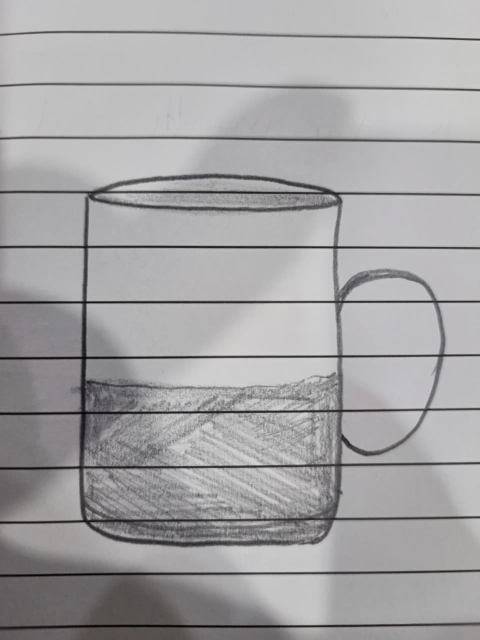
#> input picture sketches/06_mug_photo.jpg, 960 x 1280 px (shown at 1/2 size)
$ python -i preprocess.py   (imports and definitions only)
#> lines starting #> are read from the running program, lines starting #| are printed output that depends on the picture; after the words box and inside, x2 and y2 are one past the last pixel; in counts of white or black regions, pixels touching at a corner belong together
#> further down, picture is the input picture: PIL image 960x1280 RGB; mean R, G, B 163.7, 162.8, 163.9
"""Sketch preprocessing and control-map extraction.

A raw sketch (scan or phone photo) is turned into a clean binary line drawing,
and from that into the *control image* that a specific ControlNet expects:

    raw sketch ──clean_sketch()──> binary lines (black on white, square, /8 size)
                                 └──make_control(mode)──> control image

ControlNet conventions (lllyasviel ControlNet v1.1):
  * scribble / lineart / softedge: white lines on a black background
  * canny: white 1-px edges on black, extracted with the Canny operator

The OpenCV-based extractors below need no extra model downloads. If
`controlnet_aux` is installed, the learned HED / PiDiNet / Lineart annotators
can be used instead (modes ending in "_aux"), which is closer to what the
ControlNets saw during training.
"""
from __future__ import annotations

from dataclasses import dataclass

import cv2
import numpy as np
from PIL import Image

CONTROL_MODES = ("scribble", "lineart", "softedge", "canny", "softedge_aux", "lineart_aux")


@dataclass
class CleanConfig:
    size: int = 512                # output side length (square); must be divisible by 8
    background_blur: int = 41      # kernel for illumination flattening (odd)
    block_size: int = 31           # adaptive-threshold neighbourhood (odd)
    c: int = 12                    # adaptive-threshold offset; higher = fewer, darker lines kept
    min_component_px: int = 30     # remove specks smaller than this (at working resolution)
    stroke_px: int = 0             # 0 = keep stroke width, >0 = dilate/thin to roughly this width
    margin: float = 0.06           # white border added around the cropped drawing
    remove_ruled_lines: bool = False  # notebook paper: drop long straight lines (see _remove_ruled_lines)
    ruled_min_frac: float = 0.6    # a ruled line must span at least this fraction of the image


def load_image(path_or_img) -> Image.Image:
    if isinstance(path_or_img, Image.Image):
        return path_or_img.convert("RGB")
    return Image.open(path_or_img).convert("RGB")


def clean_sketch(img, cfg: CleanConfig | None = None) -> Image.Image:
    """Return a clean binary sketch (black lines on white), square, cfg.size px.

    Steps
    1. grayscale
    2. flatten uneven lighting: divide by a heavily blurred copy (background estimate)
    3. adaptive threshold: robust to remaining shading and paper texture
    3b. optionally remove ruled notebook lines
    4. remove small connected components (dust, paper grain)
    5. crop to the drawing's bounding box, pad to a square with a margin, resize
    6. optionally normalise stroke width
    """
    cfg = cfg or CleanConfig()
    gray = cv2.cvtColor(np.asarray(load_image(img)), cv2.COLOR_RGB2GRAY)

    bg = cv2.medianBlur(gray, cfg.background_blur | 1)
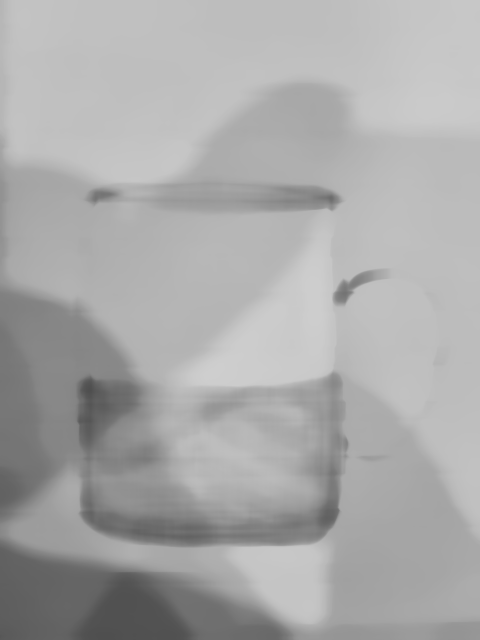
#> bg: shape (1280, 960) (shown at 1/2 size); min 78, max 206, mean 169.5
    flat = cv2.divide(gray, bg, scale=255)
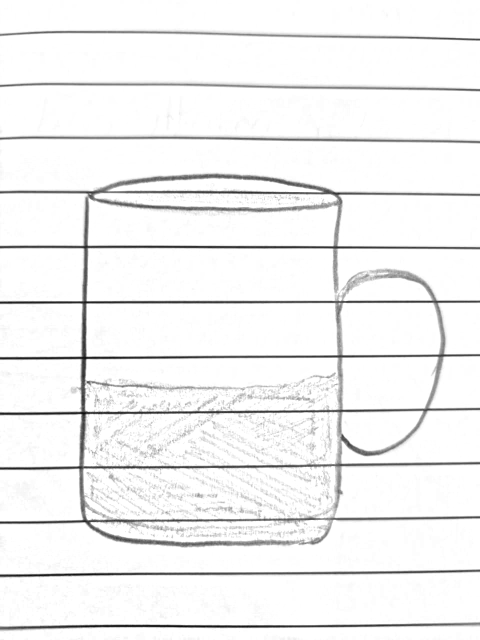
#> flat: shape (1280, 960) (shown at 1/2 size); min 3, max 255, mean 242.4

    binary = cv2.adaptiveThreshold(
        flat, 255, cv2.ADAPTIVE_THRESH_GAUSSIAN_C, cv2.THRESH_BINARY_INV, cfg.block_size | 1, cfg.c
    )  # lines = 255
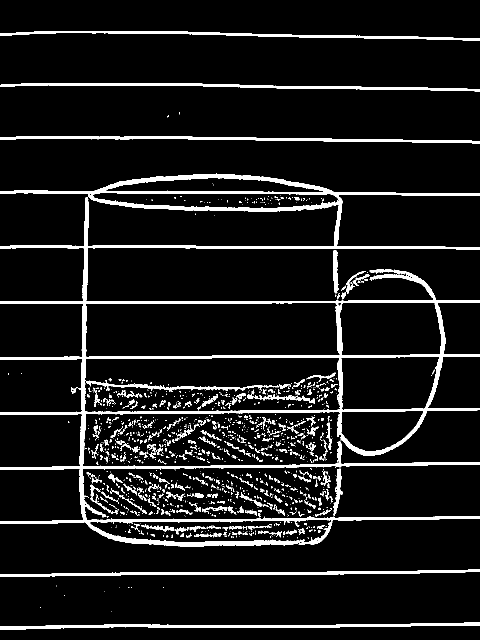
#> binary: shape (1280, 960) (shown at 1/2 size); 8.7% white; 1354 white regions (1039 under 20 px), largest, box (x1, y1, x2, y2) and area: (0, 347, 960, 1094) 58519, (0, 1245, 960, 1260) 5174, (0, 1139, 960, 1154) 4873

    if cfg.remove_ruled_lines:
        binary = _remove_ruled_lines(binary, cfg.ruled_min_frac)

    n, labels, stats, _ = cv2.connectedComponentsWithStats(binary, connectivity=8)
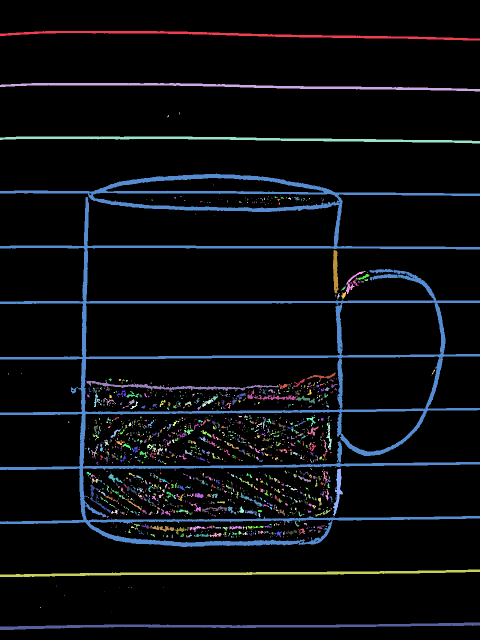
#> labels: shape (1280, 960) int32 (shown at 1/2 size); 1355 distinct labels, from 0 to 1354; one colour per label, 0 black
#> n = 1355; stats = 1355 rows, first 6: [0, 0, 960, 1280, 1121705], [0, 62, 960, 19, 4445], [0, 166, 960, 17, 4724], [358, 224, 2, 5, 6], [335, 230, 3, 5, 9], [0, 273, 960, 14, 4854]
    keep = np.zeros(n, dtype=bool)
    keep[1:] = stats[1:, cv2.CC_STAT_AREA] >= cfg.min_component_px
    binary = np.where(keep[labels], 255, 0).astype(np.uint8)
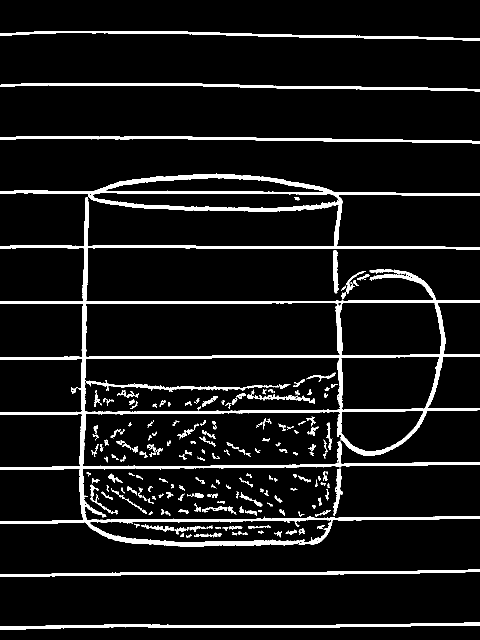
#> binary: shape (1280, 960) (shown at 1/2 size); 8.1% white; 207 white regions, largest, box (x1, y1, x2, y2) and area: (0, 347, 960, 1094) 58519, (0, 1245, 960, 1260) 5174, (0, 1139, 960, 1154) 4873

    binary = _crop_pad_square(binary, cfg.margin)
    binary = cv2.resize(binary, (cfg.size, cfg.size), interpolation=cv2.INTER_AREA)
    binary = np.where(binary > 96, 255, 0).astype(np.uint8)

    if cfg.stroke_px > 0:
        binary = _normalise_stroke(binary, cfg.stroke_px)
    return Image.fromarray(255 - binary).convert("RGB")  # black lines on white


# [66 lines left out: function _remove_ruled_lines, not called in this run]


def _crop_pad_square(lines: np.ndarray, margin: float) -> np.ndarray:
#> called with margin = 0.06
    ys, xs = np.nonzero(lines)
    if len(xs) == 0:
        return lines
    x0, x1, y0, y1 = xs.min(), xs.max() + 1, ys.min(), ys.max() + 1
#> x0 = 0; x1 = 960; y0 = 62; y1 = 1260
    crop = lines[y0:y1, x0:x1]
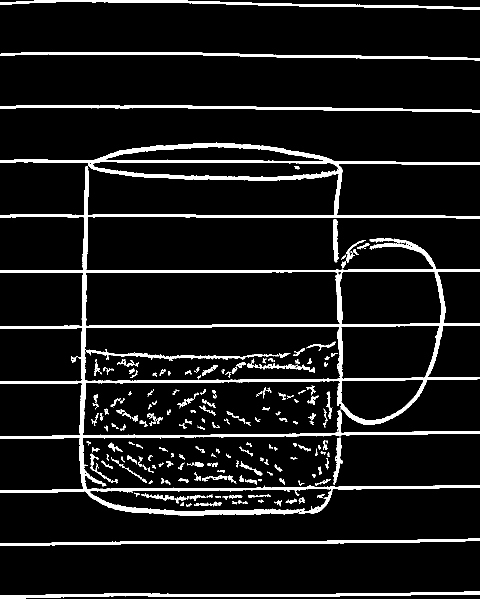
#> crop: shape (1198, 960) (shown at 1/2 size); 8.6% white; 207 white regions, largest, box (x1, y1, x2, y2) and area: (0, 285, 960, 1032) 58519, (0, 1183, 960, 1198) 5174, (0, 1077, 960, 1092) 4873
    h, w = crop.shape
#> h = 1198; w = 960
    side = int(max(h, w) * (1 + 2 * margin))
#> side = 1341
    out = np.zeros((side, side), dtype=np.uint8)
    oy, ox = (side - h) // 2, (side - w) // 2
#> oy = 71; ox = 190
    out[oy : oy + h, ox : ox + w] = crop
#> out: shape (1341, 1341); 5.5% white; 207 white regions, largest, box (x1, y1, x2, y2) and area: (190, 356, 1150, 1103) 58519, (190, 1254, 1150, 1269) 5174, (190, 1148, 1150, 1163) 4873
    return out


# [42 lines left out: functions _normalise_stroke, make_control, not called in this run]


_AUX: dict = {}


# [10 lines left out: functions _aux_cache, sketch_lines_mask, not called in this run]

>>> from PIL import Image
>>> picture = Image.open('../../sketches/06_mug_photo.jpg')
>>> result = clean_sketch(picture)
#> in clean_sketch, `binary = np.where(binary > 96, 255, 0).astype(np.uint8)`:
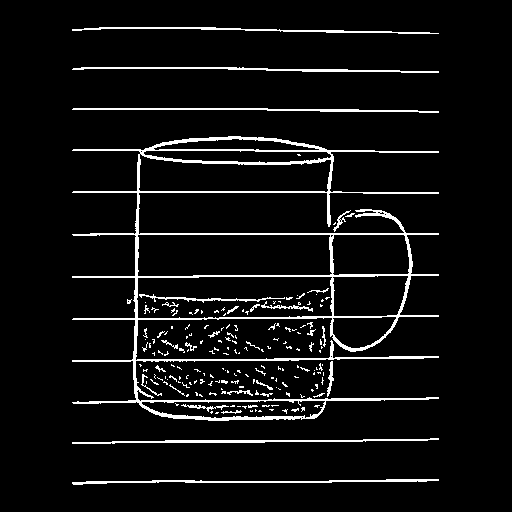
#> binary: shape (512, 512); 6.1% white in thin lines or dots, all inside (x1, y1, x2, y2) = (72, 27, 439, 485)

$ run again, on sketches/07_car_photo.jpg
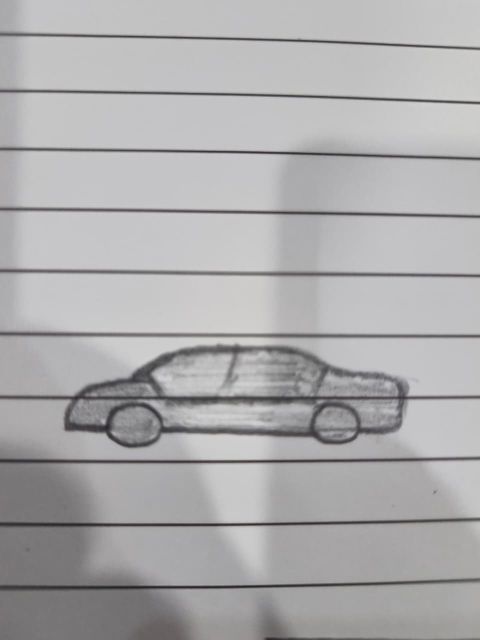
#> input picture sketches/07_car_photo.jpg, 960 x 1280 px (shown at 1/2 size)
#> picture is the input picture: PIL image 960x1280 RGB; mean R, G, B 172.5, 171.9, 172.8
#> labels: shape (1280, 960) int32; 135 distinct labels, from 0 to 134
#> n = 135; stats = 135 rows, first 6: [0, 0, 960, 1280, 1148441], [0, 65, 960, 35, 5112], [0, 179, 960, 30, 5295], [0, 295, 960, 26, 5418], [0, 415, 960, 21, 5949], [0, 538, 960, 17, 6615]
#> in clean_sketch, `binary = np.where(keep[labels], 255, 0).astype(np.uint8)`:
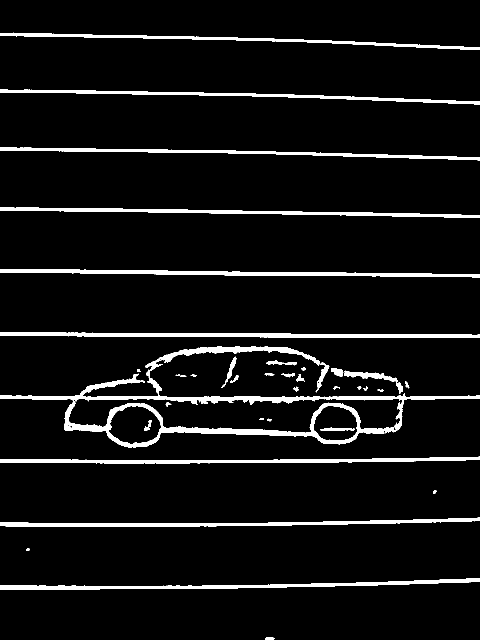
#> binary: shape (1280, 960) (shown at 1/2 size); 6.5% white; 36 white regions, largest, box (x1, y1, x2, y2) and area: (0, 692, 960, 895) 22150, (0, 664, 960, 676) 6779, (0, 538, 960, 555) 6615
#> x0 = 0; x1 = 960; y0 = 65; y1 = 1280
#> crop: shape (1215, 960); 6.8% white; 36 white regions, largest, box (x1, y1, x2, y2) and area: (0, 627, 960, 830) 22150, (0, 599, 960, 611) 6779, (0, 473, 960, 490) 6615
#> out: shape (1360, 1360); 4.3% white; 36 white regions, largest, box (x1, y1, x2, y2) and area: (200, 699, 1160, 902) 22150, (200, 671, 1160, 683) 6779, (200, 545, 1160, 562) 6615
#> in clean_sketch, `binary = np.where(binary > 96, 255, 0).astype(np.uint8)`:
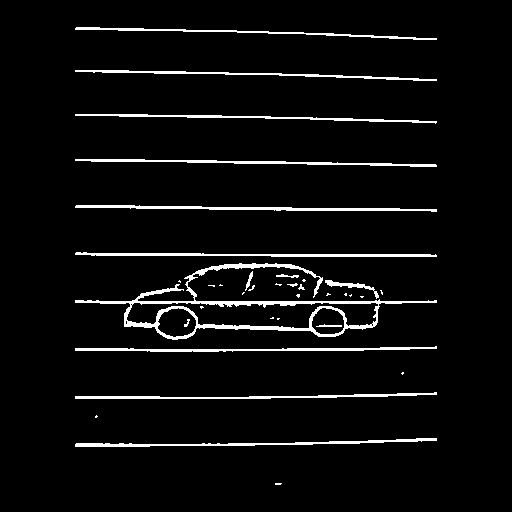
#> binary: shape (512, 512); 4.7% white; 36 white regions (19 under 20 px), largest, box (x1, y1, x2, y2) and area: (75, 263, 437, 340) 3449, (75, 205, 437, 212) 1060, (75, 252, 437, 257) 1005
